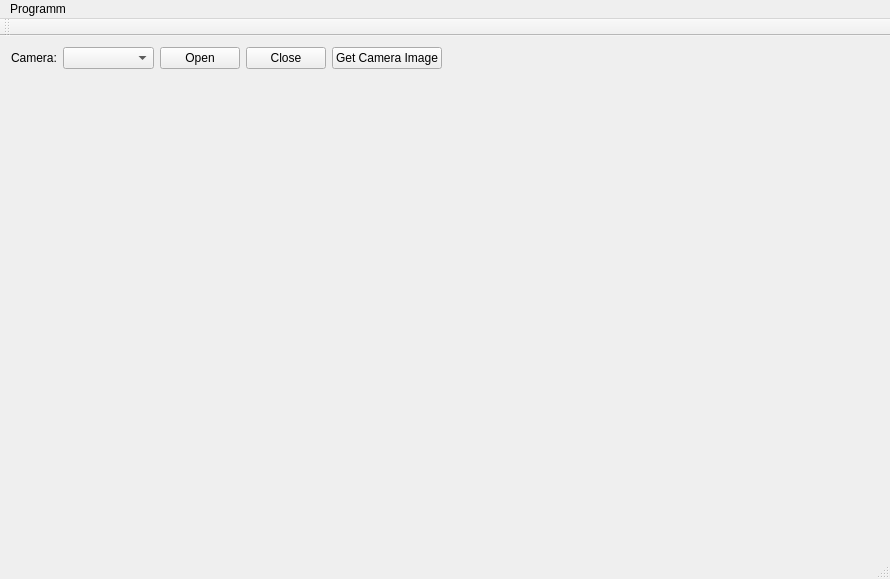
<?xml version="1.0" encoding="UTF-8"?>
<ui version="4.0">
 <class>MainWindow</class>
 <widget class="QMainWindow" name="MainWindow">
  <property name="geometry">
   <rect>
    <x>0</x>
    <y>0</y>
    <width>890</width>
    <height>579</height>
   </rect>
  </property>
  <property name="windowTitle">
   <string>MainWindow</string>
  </property>
  <widget class="QWidget" name="centralWidget">
   <layout class="QGridLayout" name="gridLayout">
    <item row="0" column="0">
     <layout class="QHBoxLayout" name="horizontalLayout">
      <item>
       <widget class="QLabel" name="label">
        <property name="text">
         <string>Camera:</string>
        </property>
       </widget>
      </item>
      <item>
       <widget class="QComboBox" name="comboBoxCameraSelect">
        <property name="sizePolicy">
         <sizepolicy hsizetype="Preferred" vsizetype="Fixed">
          <horstretch>3</horstretch>
          <verstretch>0</verstretch>
         </sizepolicy>
        </property>
       </widget>
      </item>
      <item>
       <widget class="QPushButton" name="pushButtonCameraOpen">
        <property name="text">
         <string>Open</string>
        </property>
       </widget>
      </item>
      <item>
       <widget class="QPushButton" name="pushButtonCameraClose">
        <property name="text">
         <string>Close</string>
        </property>
       </widget>
      </item>
      <item>
       <widget class="QPushButton" name="pushButtonTakeImage">
        <property name="text">
         <string>Get Camera Image</string>
        </property>
       </widget>
      </item>
     </layout>
    </item>
    <item row="1" column="0" rowspan="4">
     <layout class="QVBoxLayout" name="verticalLayout">
      <item>
       <widget class="ImageViewer" name="widgetCameraImage" native="true">
        <property name="sizePolicy">
         <sizepolicy hsizetype="Expanding" vsizetype="Expanding">
          <horstretch>6</horstretch>
          <verstretch>6</verstretch>
         </sizepolicy>
        </property>
       </widget>
      </item>
     </layout>
    </item>
    <item row="0" column="3" rowspan="5">
     <layout class="QVBoxLayout" name="verticalLayout_2">
      <property name="sizeConstraint">
       <enum>QLayout::SetMaximumSize</enum>
      </property>
      <item>
       <widget class="WidgetMessageList" name="widgetMessageList" native="true"/>
      </item>
      <item>
       <widget class="WidgetHistogramm" name="widgetHistogram" native="true">
        <property name="sizePolicy">
         <sizepolicy hsizetype="Expanding" vsizetype="Preferred">
          <horstretch>3</horstretch>
          <verstretch>0</verstretch>
         </sizepolicy>
        </property>
        <property name="minimumSize">
         <size>
          <width>200</width>
          <height>0</height>
         </size>
        </property>
       </widget>
      </item>
     </layout>
    </item>
   </layout>
  </widget>
  <widget class="QMenuBar" name="menuBar">
   <property name="geometry">
    <rect>
     <x>0</x>
     <y>0</y>
     <width>890</width>
     <height>21</height>
    </rect>
   </property>
   <widget class="QMenu" name="menuProgramm">
    <property name="title">
     <string>Programm</string>
    </property>
    <addaction name="actionClose"/>
   </widget>
   <addaction name="menuProgramm"/>
  </widget>
  <widget class="QToolBar" name="mainToolBar">
   <attribute name="toolBarArea">
    <enum>TopToolBarArea</enum>
   </attribute>
   <attribute name="toolBarBreak">
    <bool>false</bool>
   </attribute>
  </widget>
  <widget class="QStatusBar" name="statusBar"/>
  <action name="actionClose">
   <property name="text">
    <string>Close</string>
   </property>
  </action>
 </widget>
 <layoutdefault spacing="6" margin="11"/>
 <customwidgets>
  <customwidget>
   <class>WidgetHistogramm</class>
   <extends>QWidget</extends>
   <header>widgethistogramm.h</header>
   <container>1</container>
  </customwidget>
  <customwidget>
   <class>ImageViewer</class>
   <extends>QWidget</extends>
   <header>imageviewer.h</header>
   <container>1</container>
  </customwidget>
  <customwidget>
   <class>WidgetMessageList</class>
   <extends>QWidget</extends>
   <header>widgetmessagelist.h</header>
   <container>1</container>
  </customwidget>
 </customwidgets>
 <resources/>
 <connections/>
</ui>
